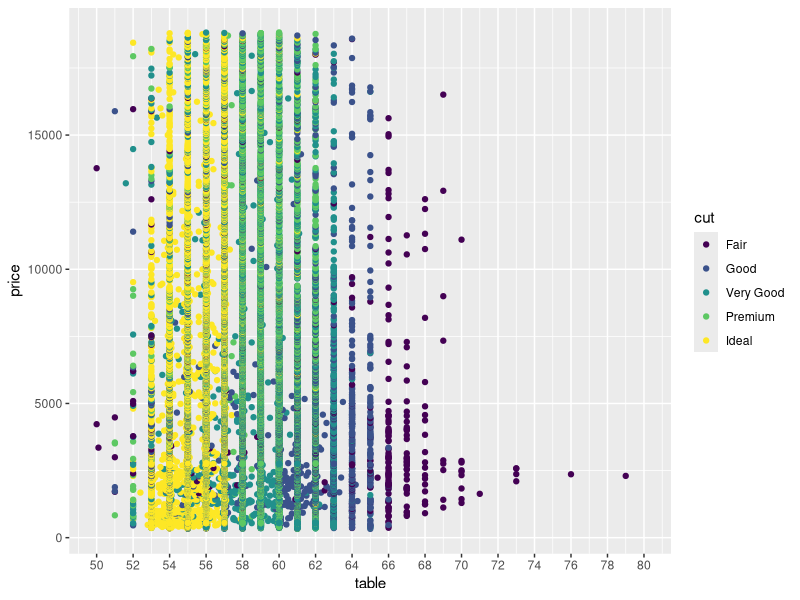

Write the R code that produced this figure.
# Create a scatterplot of diamond price vs.
# table and color the points by the cut of
# the diamond.

# The plot should look something like this.
# http://i.imgur.com/rQF9jQr.jpg

# Note: In the link, a color palette of type
# 'qual' was used to color the scatterplot using
# scale_color_brewer(type = 'qual')

# This assignment is not graded and
# will be marked as correct when you submit.

# ENTER YOUR CODE BELOW THIS LINE
# ===========================================

library("ggplot2")

data(diamonds)

plot <- ggplot(data = diamonds, aes(y = price, x = table, color = cut)) +
  geom_point() +
  scale_x_continuous(breaks = seq(50, 80, 2), lim = c(50, 80)) 

print(plot)